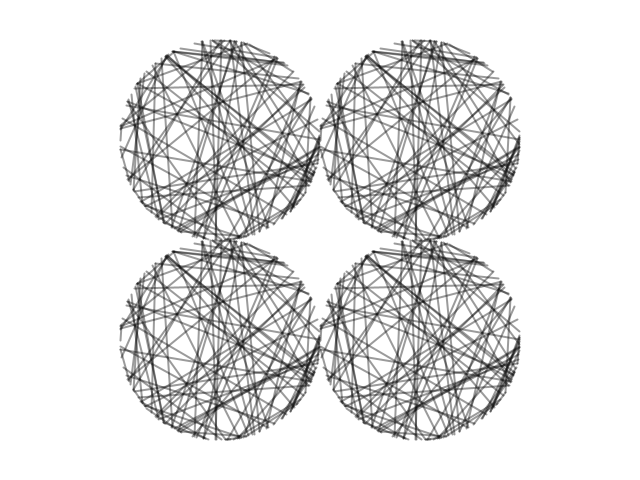
Frame 1 (no input)
Frame 60 (the mouse pressed at the canvas centre just before this capture): identical to frame 1, image omitted
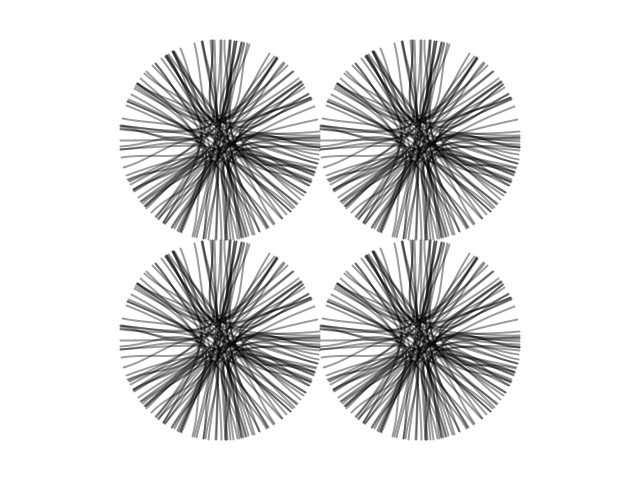
Frame 120 (the mouse held since frame 60 and released just before this capture)

The Processing sketch that drew these frames (run headless with seeded random() and noise(); from frame 60 on, the mouse is pressed at the canvas centre):

// Processing sketch: circleLines
// ── circleLines.pde
LineCircle circle1, circle2, circle3, circle4;
float smoothedMouseX=0;
float smoothedMouseY=0;

void setup() {
  size(640, 480);
  noFill();
  int radius = 100;
  int numLines = 100;
  circle1 = new LineCircle(width/2-radius, height/2-radius, numLines, radius);
  circle2 = new LineCircle(width/2+radius, height/2-radius, numLines, radius);
  circle3 = new LineCircle(width/2-radius, height/2+radius, numLines, radius);
  circle4 = new LineCircle(width/2+radius, height/2+radius, numLines, radius);
}

void draw() {
  background(255);
  strokeWeight(2);
  stroke(0, 100);
  circle1.draw();
  circle2.draw();
  circle3.draw();
  circle4.draw();
  smoothedMouseX+=(mouseX-smoothedMouseX)*.1;
  smoothedMouseY+=(mouseY-smoothedMouseY)*.1;
}

void mousePressed() {
  circle1.checkInside(mouseX, mouseY);
  circle2.checkInside(mouseX, mouseY);
  circle3.checkInside(mouseX, mouseY);
  circle4.checkInside(mouseX, mouseY);
}
// ── LineCircle.pde
class LineCircle {
  int radius;
  int x;
  int y;
  float x1, y1, x2, y2, c1, c2, c3, c4;
  int amount;
  long seedAmount;

  LineCircle(int _x, int _y, int _a, int _r ) {
    x = _x;
    y = _y;
    amount = _a;
    radius = _r;
    seedAmount = millis();
    
  }

  void draw() {
    randomSeed(seedAmount);
    pushMatrix();
    translate(x, y);
   
    for (int i=0; i<amount; i++) {
      float angle1 = random(TWO_PI);//+(noise(i*frameCount*.000001)-.5)*(1-smoothedMouseY/height);
      float angle2 = random(TWO_PI);//+(-noise(i*frameCount*.00001)+.5)*(1-smoothedMouseY/height);
      float x1 = cos(angle1) * radius;
      float y1 = sin(angle1) * radius;
      float x2 = cos(angle2) * radius;
      float y2 = sin(angle2) * radius;
      
      //line(x1, y1, x2, y2);
      alterBezier(x1, y1, x2, y2, i);
      bezier(x1, y1, c1, c2, c3, c4, x2, y2);
    }
    popMatrix();
  }

  void checkInside(int _x, int _y) {
    if (dist(x, y, _x, _y)<radius) {
      seedAmount=millis();
    }
  }
  
  void alterBezier(float x1, float y1, float x2, float y2, int i){
      c1=lerp(x1,x1*noise(frameCount*.0001*x1)*2,smoothedMouseX/width)*(1-smoothedMouseY/height);
      c2=lerp(y1,y1*noise(frameCount*.0001*y1)*2,smoothedMouseX/width)*(1-smoothedMouseY/height);
      c3=lerp(x2,x2*noise(i*.01*x2)*2,smoothedMouseX/width)*((1-smoothedMouseY/height) * 3-2);
      c4=lerp(y2,y2*noise(i*.01*y2)*2,smoothedMouseX/width)*((1-smoothedMouseY/height) * 3-2 );
  }
 
}
